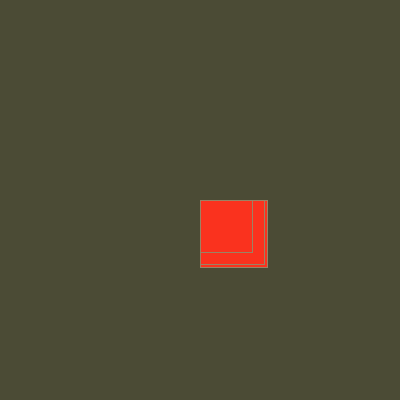
Frame 1 (no input)
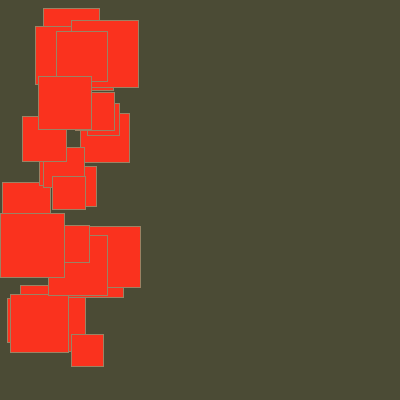
Frame 60 (the mouse pressed at the canvas centre just before this capture)
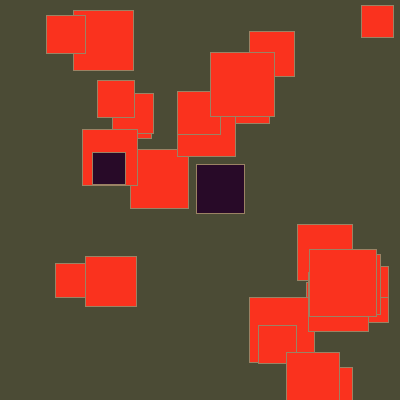
Frame 120 (the mouse held since frame 60 and released just before this capture)

The Processing sketch that drew these frames (run headless with seeded random() and noise(); from frame 60 on, the mouse is pressed at the canvas centre):

// Processing sketch: processing_49188
// ── processing_49188.pde

Squares [] button = new Squares [30];
 
void setup () {
     
    size (400,400);
    smooth ();
    stroke (155,130,100);
     
    for (int i=0; i<button.length; i++) {
      
      button[i] = new Squares (200,200,random (30,70));
    }
     
}
 void draw () {
   
  background (75,75,53);
   
 for (int i=0; i<button.length; i++) {
    
   button[i].checkCollisions ();
    
   button[i].drawSquares ();
    
   button[i].update ();
    
 }
   
   
}
 
void mousePressed () {
   
  for (int i=0; i<button.length; i++) {
    
    button[i].checkMousePress ();
     
  }
}
 
 
class Squares {
   
  float x;
  float y;
   
  float xspeed;
  float yspeed;
   
  float buttonSize;
   
  boolean clicked;
   
   
  Squares (float xpos, float ypos, float bSize) {
     
    x = xpos;
    y = ypos;
    buttonSize = bSize;
     
     
    xspeed = random (-5,-2);
    yspeed = random (-5,9);
     
    clicked = false;
     
  }
   
  void update () {
     
    x += xspeed;
    y += yspeed;
     
  }
   
  void checkCollisions () {
     
    if ( (x<0) || (x>width-buttonSize)) {
       xspeed = -xspeed;
    }
     
     if ( (y<0)  || (y>height-buttonSize)) {
       yspeed = -yspeed;
    }
   }
    
   void drawSquares () {
      
     if (clicked) {
        
       fill (40,10,40);
     }
      
     else {
      
     fill (250,50,30);
      
     }
      
     rect (x,y,buttonSize,buttonSize);
   }
    
   void checkMousePress () {
      
     if ((mouseX > x) && (mouseX< x + buttonSize)) {
        
       clicked = !clicked;
     }
      
     else if ((mouseY > y) && (mouseY< y + buttonSize)) {
       clicked = !clicked;
     }
   }
     
}
